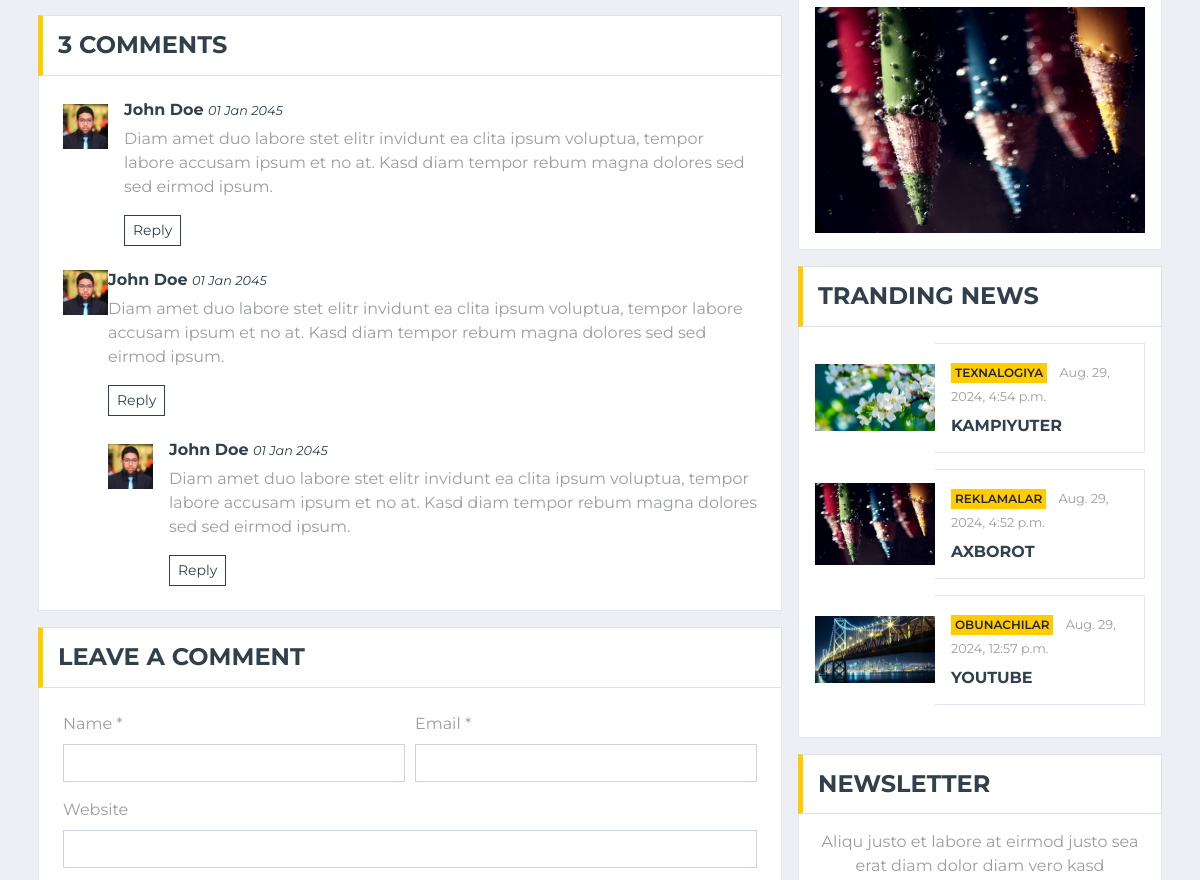
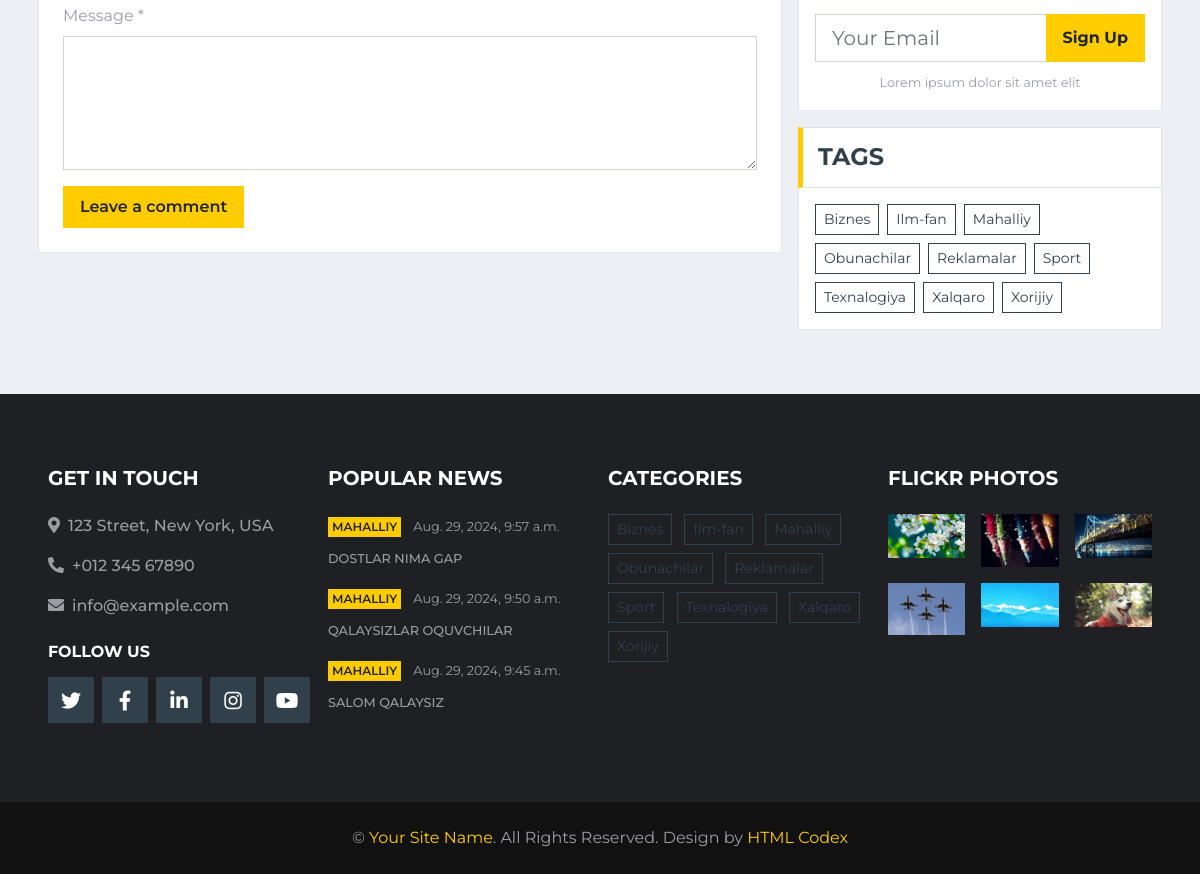
Before: /news/single/ (lower part) with the older database file (2 pictures, top to bottom).
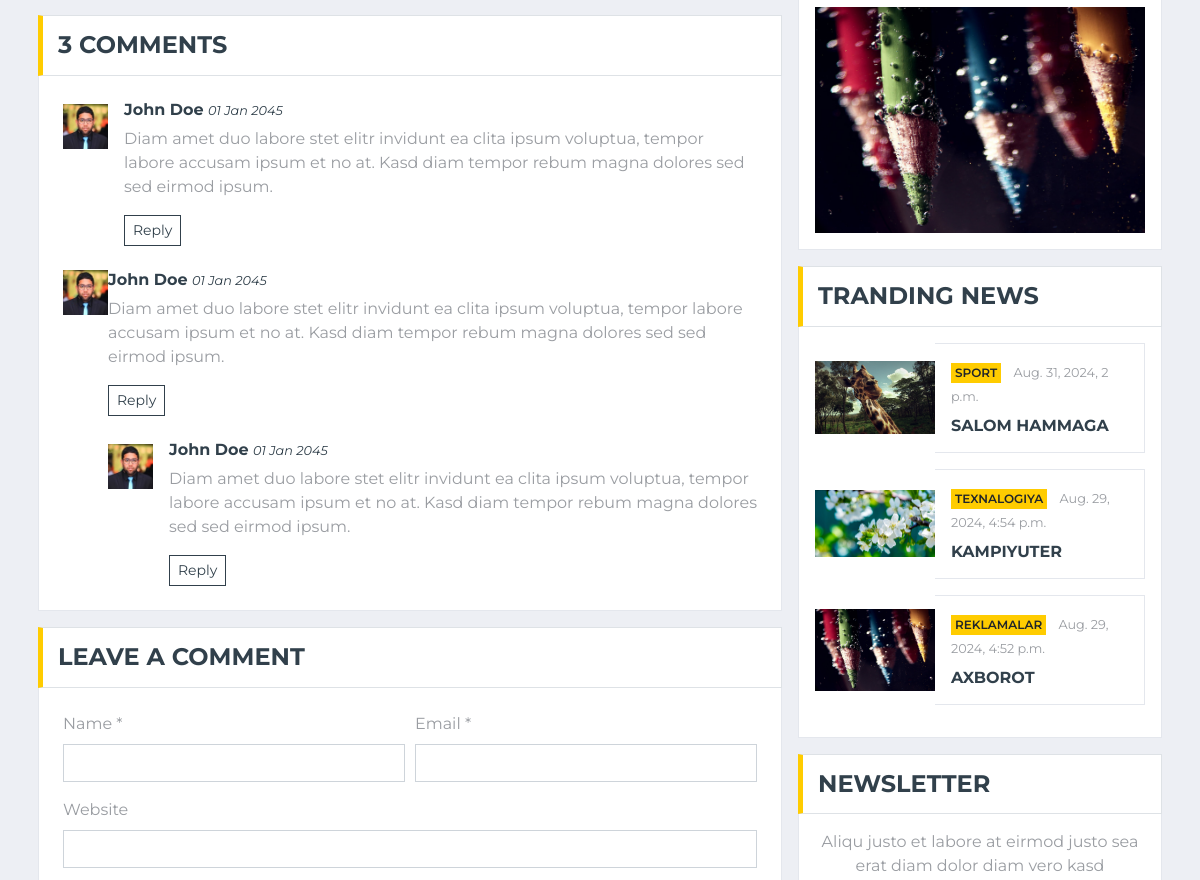
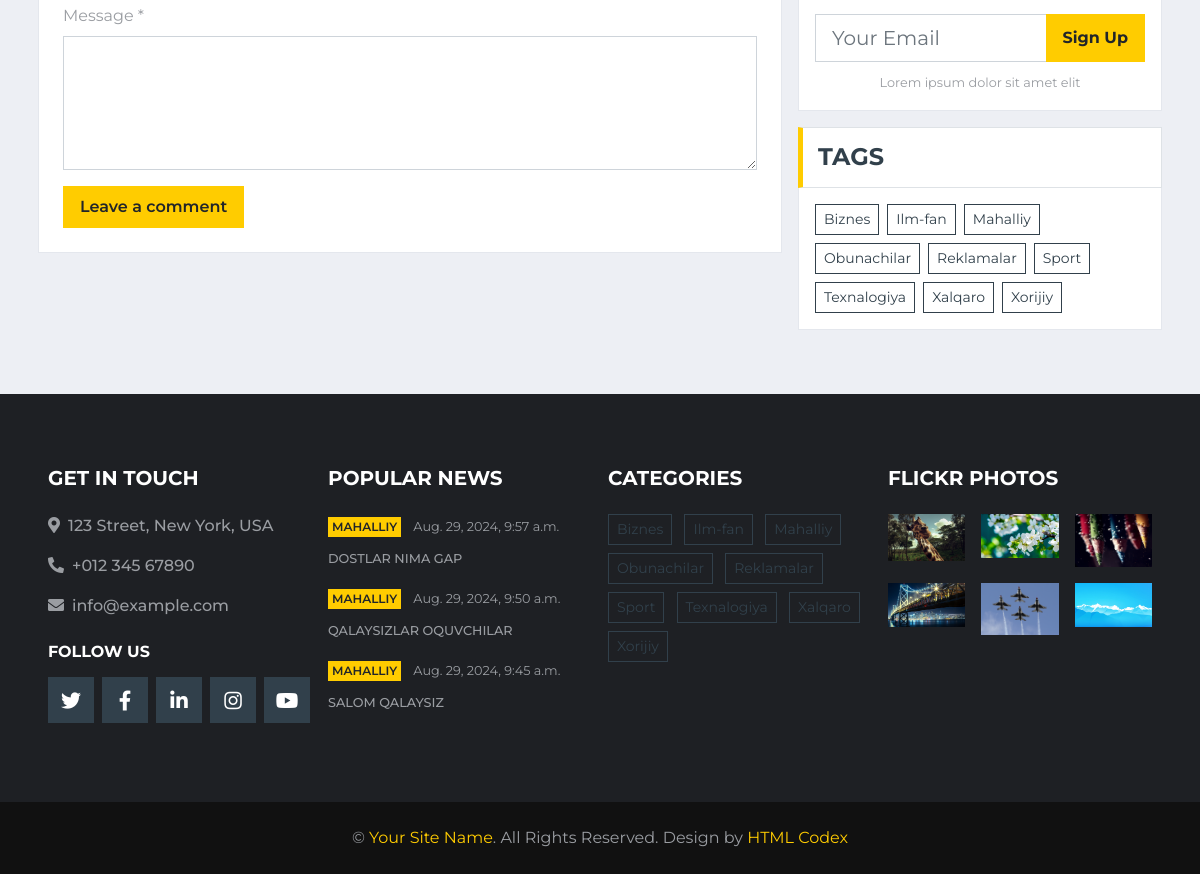
After: the same page with the newer database file (2 pictures, top to bottom).
### blog/models.py (models this page shows)
class News(models.Model):
    class Status(models.TextChoices):
        Qoralama = "QR", "Qoralama"
        Chopetish = "CHP", "Chopetish"
    title = models.CharField(max_length=150)
    slug = models.SlugField(max_length=150)
    body = models.TextField()
    image = models.ImageField(upload_to="News/images")
    category = models.ForeignKey(Category,on_delete=models.CASCADE)
    publish_time = models.DateTimeField(default=timezone.now)
    created_time = models.DateTimeField(auto_now_add=True)
    update_time = models.DateTimeField(auto_now=True)
    status = models.CharField(max_length=3,
                              choices=Status.choices,
                              default=Status.Qoralama)
    objects = models.Manager()
    chopetish = ChopetishManager()
    class Meta:
        ordering = ["-publish_time"]
    def get_absolute_url(self):
        return reverse("detali", args=[self.slug])
    def __str__(self):
        return self.title

class Category(models.Model):
    name = models.CharField(max_length=150)
    def __str__(self):
        return self.name

### blog/views.py (the view)
# urls.py: path('single/',singlenewsPage, name="single"),
def singlenewsPage(request):
    news_list = News.chopetish.all().order_by('-publish_time')[:6]
    new = News.chopetish.all().order_by('-publish_time')[:3]
    full = News.chopetish.all().order_by('-publish_time')[:2]
    catigories = Category.objects.all().order_by('name')
    locals = News.chopetish.all().filter(category__name="Mahalliy").order_by("-publish_time")[:3]
    xorijiy = News.chopetish.all().filter(category__name="Xorijiy").order_by("-publish_time")[:4]
    xalqaro = News.chopetish.all().filter(category__name="Xalqaro").order_by("-publish_time")[:4]
    sport = News.chopetish.all().filter(category__name="Sport").order_by("-publish_time")[:4]
    biznes = News.chopetish.all().filter(category__name="Biznes").order_by("-publish_time")[:4]
    ilmfan = News.chopetish.all().filter(category__name="Ilm-fan").order_by("-publish_time")[:1]
    texnalogiya = News.chopetish.all().filter(category__name="Texnalogiya").order_by("-publish_time")[:2]
    obunachi = News.chopetish.all().filter(category__name="Obunachilar").order_by("-publish_time")[:5]
    reklama = News.chopetish.all().filter(category__name="Reklamalar").order_by("-publish_time")[:1]
    form = ContactFrom(request.POST or None)
    if request.method == "POST" and form.is_valid():
        form.save()
        return HttpResponse("<h2>malumotingiz saqlandi</h2>")
    form = EmailFrom(request.POST or None)
    if request.method == "POST" and form.is_valid():
        form.save()
        return HttpResponse("<h2>malumotingiz saqlandi</h2>")
    print("locals ->", locals)
    context = {
        "newss": news_list,
        "news": new,
        "full": full,
        "catigories": catigories,
        "locals": locals,
        "xorijiy": xorijiy,
        "xalqaro": xalqaro,
        "sport": sport,
        "biznes": biznes,
        "ilmfan": ilmfan,
        "texnalogiya": texnalogiya,
        "obunachi": obunachi,
        "reklama": reklama
    }
    return render(request, "single.html", context=context)

### blog/models.py (called while the page is built)
    def get_queryset(self):
        return super().get_queryset().filter(status=News.Status.Chopetish)

### templates/single.html (shortened to what the changed rows need)
{% extends "base.html" %}
{% load static %}
{% block alisher %}
    <div class="container-fluid">
        <div class="container">
            <div class="row">
                <div class="col-lg-4">
                    <div class="mb-3">
                        {% for rk in reklama %}
                        <div class="bg-white text-center border border-top-0 p-3">
                            <a href="{{ rk.get_absolute_url }}"><img class="img-fluid" src="{{rk.image.url}}" alt=""></a>
                        </div>
                        {% endfor %}
                    </div>
                    <div class="mb-3">
                        <div class="bg-white border border-top-0 p-3">
                            {% for new in news %}
                            <div class="d-flex align-items-center bg-white mb-3" style="height: 110px;">
                                <img class="img-fluid" style="width: 120px;" src="{{new.image.url}}" alt="">
                                <div class="w-100 h-100 px-3 d-flex flex-column justify-content-center border border-left-0">
                                    <div class="mb-2">
                                        <a class="badge badge-primary text-uppercase font-weight-semi-bold p-1 mr-2" href="{{ new.get_absolute_url }}">{{new.category}}</a>
                                        <a class="text-body" href="{{ new.get_absolute_url }}"><small>{{new.publish_time}}</small></a>
                                    </div>
                                    <a class="h6 m-0 text-secondary text-uppercase font-weight-bold" href="{{ new.get_absolute_url }}">{{new.title}}</a>
                                </div>
                            </div>
                            {% endfor %}
                        </div>
                    </div>
                    <div class="mb-3">
                        <div class="bg-white border border-top-0 p-3">
                            <div class="d-flex flex-wrap m-n1">
                                {% for categ in catigories %}
                                <a href="{{categ.get_absolute_url}}" class="btn btn-sm btn-outline-secondary m-1">{{categ.name}}</a>
                                {% endfor %}
                            </div>
                        </div>
                    </div>
                </div>
            </div>
        </div>
    </div>
{% endblock alisher %}

### templates/base.html (shortened to what this page needs)
{% load static %}
<!DOCTYPE html>
<html lang="en">
<head>
    <link href="https://cdnjs.cloudflare.com/ajax/libs/font-awesome/5.15.0/css/all.min.css" rel="stylesheet">
    <link href="{% static 'lib/owlcarousel/assets/owl.carousel.min.css'%}" rel="stylesheet">
    <link href="{% static 'css/style.css'%}" rel="stylesheet">
</head>
<body>
{% block alisher %}
{% endblock alisher %}
    <div class="container-fluid bg-dark pt-5 px-sm-3 px-md-5 mt-5">
        <div class="row py-4">
            <div class="col-lg-3 col-md-6 mb-5">
                <h5 class="mb-4 text-white text-uppercase font-weight-bold">Get In Touch</h5>
                <p class="font-weight-medium"><i class="fa fa-map-marker-alt mr-2"></i>123 Street, New York, USA</p>
                <p class="font-weight-medium"><i class="fa fa-phone-alt mr-2"></i>+012 345 67890</p>
                <p class="font-weight-medium"><i class="fa fa-envelope mr-2"></i>info@example.com</p>
                <h6 class="mt-4 mb-3 text-white text-uppercase font-weight-bold">Follow Us</h6>
                <div class="d-flex justify-content-start">
                    <a class="btn btn-lg btn-secondary btn-lg-square mr-2" href="#"><i class="fab fa-twitter"></i></a>
                    <a class="btn btn-lg btn-secondary btn-lg-square mr-2" href="#"><i class="fab fa-facebook-f"></i></a>
                    <a class="btn btn-lg btn-secondary btn-lg-square mr-2" href="#"><i class="fab fa-linkedin-in"></i></a>
                    <a class="btn btn-lg btn-secondary btn-lg-square mr-2" href="#"><i class="fab fa-instagram"></i></a>
                    <a class="btn btn-lg btn-secondary btn-lg-square" href="#"><i class="fab fa-youtube"></i></a>
                </div>
            </div>
            <div class="col-lg-3 col-md-6 mb-5">
                <h5 class="mb-4 text-white text-uppercase font-weight-bold">Popular News</h5>
                {% for loc in locals %}
                <div class="mb-3">
                    <div class="mb-2">
                        <a class="badge badge-primary text-uppercase font-weight-semi-bold p-1 mr-2" href="">{{loc.category}}</a>
                        <a class="text-body" href="{{ loc.get_absolute_url }}"><small>{{loc.publish_time}}</small></a>
                    </div>
                    <a class="small text-body text-uppercase font-weight-medium" href="{{ local.get_absolute_url }}">{{loc.title}}</a>
                </div>
                {% endfor %}
            </div>
            <div class="col-lg-3 col-md-6 mb-5">
                <h5 class="mb-4 text-white text-uppercase font-weight-bold">Categories</h5>
                <div class="m-n1">
                    {% for categ in catigories %}
                        <a href="{{categ.get_absolute_url}}" class="btn btn-sm btn-outline-secondary m-1">{{categ.name}}</a>
                    {% endfor %}
                </div>
            </div>
            <div class="col-lg-3 col-md-6 mb-5">
                <h5 class="mb-4 text-white text-uppercase font-weight-bold">Flickr Photos</h5>
                <div class="row">
                    {% for nw in newss %}
                    <div class="col-4 mb-3">
                        <a href="{{ nw.get_absolute_url }}"><img class="w-100" src="{{nw.image.url}}" alt=""></a>
                    </div>
                    {% endfor %}
                </div>
            </div>
        </div>
    </div>
    <div class="container-fluid py-4 px-sm-3 px-md-5" style="background: #111111;">
        <p class="m-0 text-center">&copy; <a href="#">Your Site Name</a>. All Rights Reserved.
		Design by <a href="https://htmlcodex.com">HTML Codex</a></p>
    </div>
</body>
</html>

Changed rows visible on the page:
no longer on one of the page's lists (row unchanged): News: category "OBUNACHILAR", publish_time "Aug. 29, 2024, 12:57 p.m.", title "YOUTUBE"
no longer on this page (row unchanged): News: image (picture), shown under "FLICKR PHOTOS"
added News: image (picture), category "SPORT", publish_time "Aug. 31, 2024, 2 p.m.", title "SALOM HAMMAGA"
